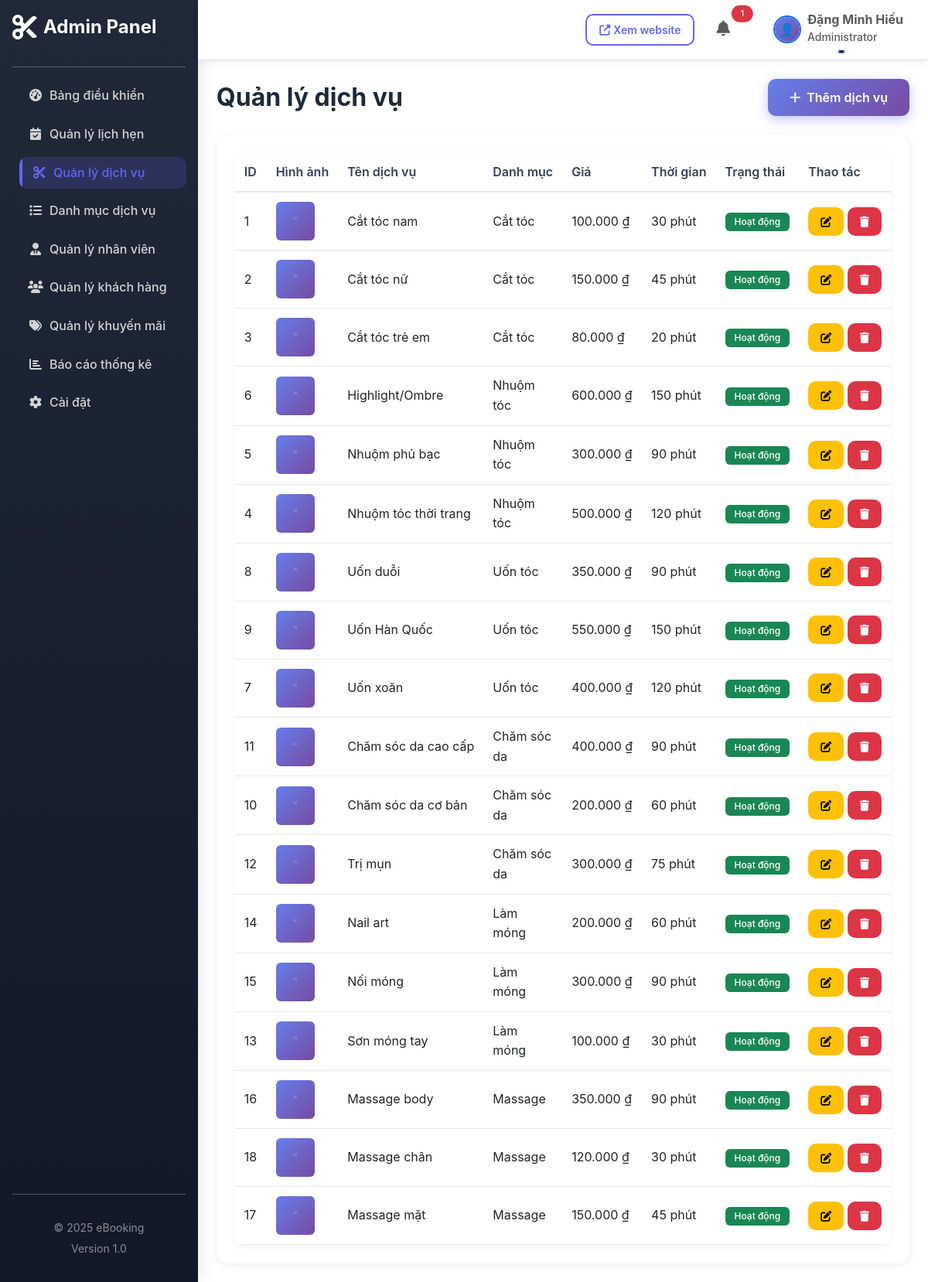
Screenshot of /admin/services.php (signed in) with the database file from the repository.
### tables this page shows
CREATE TABLE `services` (
  `service_id` int(11) NOT NULL,
  `category_id` int(11) NOT NULL,
  `service_name` varchar(150) NOT NULL,
  `description` text DEFAULT NULL,
  `price` decimal(10,2) NOT NULL,
  `duration` int(11) NOT NULL COMMENT 'Thời gian thực hiện (phút)',
  `image` varchar(255) DEFAULT NULL,
  `status` enum('active','inactive') DEFAULT 'active',
  `created_at` timestamp NOT NULL DEFAULT current_timestamp(),
  `updated_at` timestamp NOT NULL DEFAULT current_timestamp() ON UPDATE current_timestamp()
);

CREATE TABLE `categories` (
  `category_id` int(11) NOT NULL,
  `category_name` varchar(100) NOT NULL,
  `description` text DEFAULT NULL,
  `icon` varchar(100) DEFAULT NULL,
  `display_order` int(11) DEFAULT 0,
  `status` enum('active','inactive') DEFAULT 'active',
  `created_at` timestamp NOT NULL DEFAULT current_timestamp(),
  `updated_at` timestamp NOT NULL DEFAULT current_timestamp() ON UPDATE current_timestamp()
);

### models/Service.php (called while the page is built, shortened)
<?php
class Service {
    private $conn;
    private $table = 'services';
    public function __construct($db) {
        $this->conn = $db;
    }
    public function getAllServices($category_id = null, $status = 'active') {
        $query = "SELECT s.*, c.category_name
                  FROM " . $this->table . " s
                  LEFT JOIN categories c ON s.category_id = c.category_id
                  WHERE 1=1";
        $query .= " ORDER BY c.display_order, s.service_name";
        $stmt = $this->conn->prepare($query);
        $stmt->execute();
        return $stmt->fetchAll(PDO::FETCH_ASSOC);
    }
}
?>

### config/functions.php (called while the page is built, shortened)
<?php
function formatCurrency($amount) {
    return number_format($amount ?? 0, 0, ',', '.') . ' ₫';
}
function getServiceImageUrl($image) {
    return BASE_URL . '/assets/images/default-service.svg';
}
?>

### admin/services.php (the view, shortened to what this page needs)
<?php
require_once '../models/Service.php';
$database = new Database();
$db = $database->getConnection();
$serviceModel = new Service($db);
$services = $serviceModel->getAllServices(null, null);
?>
<!DOCTYPE html>
<html lang="vi">
<head>
    <link href="https://cdn.jsdelivr.net/npm/bootstrap@5.3.0/dist/css/bootstrap.min.css" rel="stylesheet">
    <link rel="stylesheet" href="https://cdnjs.cloudflare.com/ajax/libs/font-awesome/6.4.0/css/all.min.css">
    <link rel="stylesheet" href="<?php echo BASE_URL; ?>/assets/css/style.css">
</head>
<body>
    <div class="d-flex">
        <?php include 'includes/sidebar.php'; ?>
        <div class="flex-grow-1">
            <?php include 'includes/navbar.php'; ?>
            <div class="container-fluid p-4">
                <div class="d-flex justify-content-between align-items-center mb-4">
                    <h2 class="fw-bold mb-0">Quản lý dịch vụ</h2>
                    <button class="btn btn-primary" data-bs-toggle="modal" data-bs-target="#addModal">
                        <i class="fas fa-plus me-2"></i>Thêm dịch vụ
                    </button>
                </div>
                <div class="card border-0 shadow-sm">
                    <div class="card-body">
                        <div class="table-responsive">
                            <table class="table table-hover">
                                <thead>
                                    <tr>
                                        <th>ID</th>
                                        <th>Hình ảnh</th>
                                        <th>Tên dịch vụ</th>
                                        <th>Danh mục</th>
                                        <th>Giá</th>
                                        <th>Thời gian</th>
                                        <th>Trạng thái</th>
                                        <th>Thao tác</th>
                                    </tr>
                                </thead>
                                <tbody>
                                    <?php foreach ($services as $service): ?>
                                    <tr>
                                        <td><?php echo $service['service_id']; ?></td>
                                        <td>
                                            <img src="<?php echo getServiceImageUrl($service['image']); ?>" alt="" width="50" height="50" class="rounded">
                                        </td>
                                        <td><?php echo htmlspecialchars($service['service_name']); ?></td>
                                        <td><?php echo htmlspecialchars($service['category_name']); ?></td>
                                        <td><?php echo formatCurrency($service['price']); ?></td>
                                        <td><?php echo $service['duration']; ?> phút</td>
                                        <td>
                                            <span class="badge bg-<?php echo $service['status'] == 'active' ? 'success' : 'secondary'; ?>">
                                                <?php echo $service['status'] == 'active' ? 'Hoạt động' : 'Tạm dừng'; ?>
                                            </span>
                                        </td>
                                        <td>
                                            <button class="btn btn-sm btn-warning" data-bs-toggle="modal" data-bs-target="#editModal<?php echo $service['service_id']; ?>">
                                                <i class="fas fa-edit"></i>
                                            </button>
                                            <form method="POST" action="" style="display:inline;" onsubmit="return confirm('Xác nhận xóa?')">
                                                <button type="submit" name="delete_service" class="btn btn-sm btn-danger">
                                                    <i class="fas fa-trash"></i>
                                                </button>
                                            </form>
                                        </td>
                                    </tr>
                                    <?php endforeach; ?>
                                </tbody>
                            </table>
                        </div>
                    </div>
                </div>
            </div>
        </div>
    </div>
</body>
</html>

### assets/css/style.css (style rules this page uses)
:root { --primary-color: #6366f1; --primary-dark: #4f46e5; --primary-light: #818cf8; --secondary-color: #8b5cf6; --success-color: #10b981; --danger-color: #ef4444; --warning-color: #f59e0b; --info-color: #3b82f6; --dark-color: #1f2937; --light-color: #f3f4f6; --gradient-primary: linear-gradient(135deg, #667eea 0%, #764ba2 100%); --gradient-secondary: linear-gradient(135deg, #f093fb 0%, #f5576c 100%); --shadow-sm: 0 2px 10px rgba(0, 0, 0, 0.08); --shadow-md: 0 5px 20px rgba(0, 0, 0, 0.1); --shadow-lg: 0 10px 40px rgba(0, 0, 0, 0.15); --shadow-xl: 0 20px 60px rgba(0, 0, 0, 0.2); --transition: all 0.3s cubic-bezier(0.4, 0, 0.2, 1); }
* { margin: 0; padding: 0; box-sizing: border-box; }
body { font-family: 'Inter', -apple-system, BlinkMacSystemFont, 'Segoe UI', Roboto, 'Helvetica Neue', Arial, sans-serif; color: #374151; line-height: 1.6; font-size: 16px; -webkit-font-smoothing: antialiased; -moz-osx-font-smoothing: grayscale; overflow-x: hidden; }
h1, h2, h3, h4, h5, h6 { font-weight: 700; line-height: 1.2; margin-bottom: 1rem; color: #1f2937; }
.btn { font-weight: 600; padding: 12px 28px; border-radius: 10px; transition: var(--transition); border: none; position: relative; overflow: hidden; }
.btn::before { content: ''; position: absolute; top: 50%; left: 50%; width: 0; height: 0; border-radius: 50%; background: rgba(255, 255, 255, 0.3); transform: translate(-50%, -50%); transition: width 0.6s, height 0.6s; }
.btn-primary { background: var(--gradient-primary); border-color: transparent; color: white; box-shadow: 0 4px 15px rgba(99, 102, 241, 0.4); }
.btn-sm { padding: 8px 16px; font-size: 0.875rem; }
.shadow-sm { box-shadow: 0 2px 10px rgba(0, 0, 0, 0.08) !important; }
.card { border-radius: 16px; border: 1px solid #f3f4f6; transition: var(--transition); overflow: hidden; }
.card-body { padding: 24px; }
.badge { padding: 6px 12px; font-weight: 500; border-radius: 6px; }
.table-responsive { overflow-x: auto; -webkit-overflow-scrolling: touch; position: relative; border-radius: 10px; box-shadow: 0 2px 10px rgba(0, 0, 0, 0.05); }
.table { display: table !important; width: 100%; border-collapse: collapse; margin-bottom: 0 !important; position: relative; z-index: 1; border-radius: 10px; overflow: hidden; }
.table thead { background-color: var(--light-color); }
.table thead th { font-weight: 600; color: #374151; border-bottom: 2px solid #e5e7eb; padding: 12px; white-space: nowrap; }
.table tbody td { vertical-align: middle; padding: 12px; }
.table thead { display: table-header-group !important; }
.table tbody { display: table-row-group !important; }
.table tbody tr { display: table-row !important; background: white; border-bottom: 1px solid #e5e7eb; }
.table tbody td { display: table-cell !important; vertical-align: middle; padding: 12px; border: none; }
.table-responsive .table tbody tr::before, .table-responsive .table tbody tr::after, .table-responsive .table tbody td::before, .table-responsive .table tbody td::after { display: none !important; content: none !important; visibility: hidden !important; }
.table-responsive .table tbody td { white-space: nowrap; }
.table-responsive .table tbody td:nth-child(2), .table-responsive .table tbody td:nth-child(4) { white-space: normal; max-width: 200px; }

### rows the page displays
services: service_id "1", service_name "Cắt tóc nam", category.category_name "Cắt tóc", price "100.000 ₫", duration "30", status "Hoạt động"
services: service_id "2", service_name "Cắt tóc nữ", category.category_name "Cắt tóc", price "150.000 ₫", duration "45", status "Hoạt động"
services: service_id "3", service_name "Cắt tóc trẻ em", category.category_name "Cắt tóc", price "80.000 ₫", duration "20", status "Hoạt động"
services: service_id "6", service_name "Highlight/Ombre", category.category_name "Nhuộm tóc", price "600.000 ₫", duration "150", status "Hoạt động"
services: service_id "5", service_name "Nhuộm phủ bạc", category.category_name "Nhuộm tóc", price "300.000 ₫", duration "90", status "Hoạt động"
services: service_id "4", service_name "Nhuộm tóc thời trang", category.category_name "Nhuộm tóc", price "500.000 ₫", duration "120", status "Hoạt động"
services: service_id "8", service_name "Uốn duỗi", category.category_name "Uốn tóc", price "350.000 ₫", duration "90", status "Hoạt động"
services: service_id "9", service_name "Uốn Hàn Quốc", category.category_name "Uốn tóc", price "550.000 ₫", duration "150", status "Hoạt động"
services: service_id "7", service_name "Uốn xoăn", category.category_name "Uốn tóc", price "400.000 ₫", duration "120", status "Hoạt động"
services: service_id "11", service_name "Chăm sóc da cao cấp", category.category_name "Chăm sóc da", price "400.000 ₫", duration "90", status "Hoạt động"
services: service_id "10", service_name "Chăm sóc da cơ bản", category.category_name "Chăm sóc da", price "200.000 ₫", duration "60", status "Hoạt động"
services: service_id "12", service_name "Trị mụn", category.category_name "Chăm sóc da", price "300.000 ₫", duration "75", status "Hoạt động"
services: service_id "14", service_name "Nail art", category.category_name "Làm móng", price "200.000 ₫", duration "60", status "Hoạt động"
services: service_id "15", service_name "Nối móng", category.category_name "Làm móng", price "300.000 ₫", duration "90", status "Hoạt động"
services: service_id "13", service_name "Sơn móng tay", category.category_name "Làm móng", price "100.000 ₫", duration "30", status "Hoạt động"
services: service_id "16", service_name "Massage body", category.category_name "Massage", price "350.000 ₫", duration "90", status "Hoạt động"
services: service_id "18", service_name "Massage chân", category.category_name "Massage", price "120.000 ₫", duration "30", status "Hoạt động"
services: service_id "17", service_name "Massage mặt", category.category_name "Massage", price "150.000 ₫", duration "45", status "Hoạt động"

### other values shown
SITE_NAME "eBooking"
$pending_count "1"
$_SESSION['full_name'] "Đặng Minh Hiếu"
